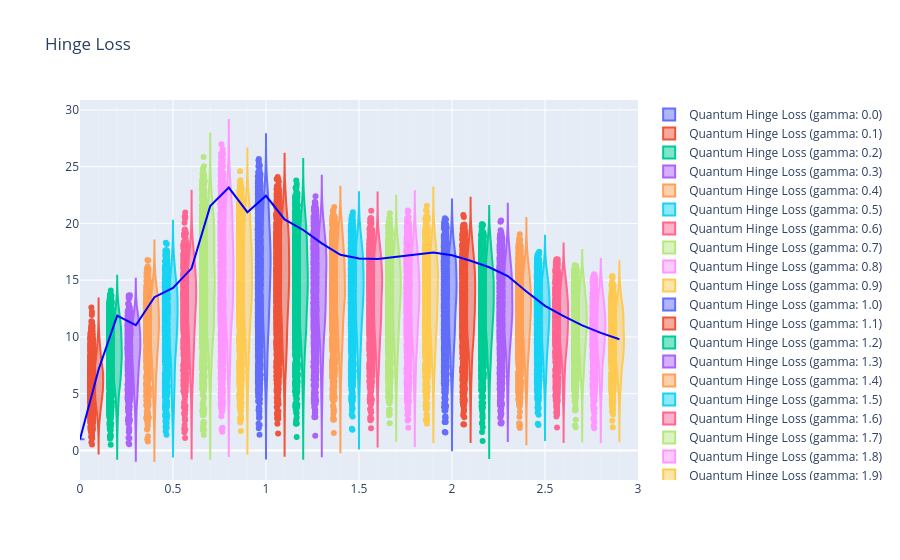

Source (notebook cell):
### Code cell
from turtle import color


fig = go.Figure()

for i in range(30):
    gamma_val = gamma[i]

    fig.add_trace(
        go.Violin(
            x=[gamma_val] * len(Q_Loss_train_array[i]),  # 🔥 핵심
            y=Q_Loss_train_array[i],
            points="all",
            name = f"Quantum Hinge Loss (gamma: {gamma_val})"
        )
    )

fig.add_trace(
    go.Scatter(
        x = gamma,
        y = C_Loss_train_list,
        mode="lines",
        line_color = "blue",
        name = "Classical Hinge Loss"
    )
)

fig.update_xaxes(
tickmode="linear",
dtick=0.5,          # 큰 눈금 간격
tick0=0
)

fig.update_xaxes(
    tickmode="linear",
    dtick=0.5,  # 큰 눈금

    minor=dict(
        tickmode="linear",
        dtick=0.1,   # 작은 눈금
        showgrid=True
    )
)

fig.update_xaxes(
    tickmode="linear",
    dtick=0.5,
    showgrid=True,
    gridwidth=1,

    minor=dict(
        tickmode="linear",
        dtick=0.1,
        showgrid=True,
        gridwidth=0.5
    )
)

fig.update_layout(title_text="Hinge Loss")
fig.update_xaxes(range=[0, 3])
# fig.update_yaxes(range=[0, 1])

fig.show()

### Figure 1 — Plotly figure (JSON) as saved in the notebook; plotly's stock layout.template omitted (floating-point values rounded to 4 significant figures; data arrays with more than 128 entries replaced by an {"elided": "..."} marker saying what was removed)
{"data": [{"name": "Quantum Hinge Loss (gamma: 0.0)", "points": "all", "type": "violin", "x": {"elided": "206 int values"}, "y": {"elided": "206 int values"}}, {"name": "Quantum Hinge Loss (gamma: 0.1)", "points": "all", "type": "violin", "x": {"elided": "1896 float values"}, "y": {"elided": "1896 float values"}}, {"name": "Quantum Hinge Loss (gamma: 0.2)", "points": "all", "type": "violin", "x": {"elided": "1152 float values"}, "y": {"elided": "1152 float values"}}, {"name": "Quantum Hinge Loss (gamma: 0.3)", "points": "all", "type": "violin", "x": {"elided": "652 float values"}, "y": {"elided": "652 float values"}}, {"name": "Quantum Hinge Loss (gamma: 0.4)", "points": "all", "type": "violin", "x": {"elided": "801 float values"}, "y": {"elided": "801 float values"}}, {"name": "Quantum Hinge Loss (gamma: 0.5)", "points": "all", "type": "violin", "x": {"elided": "796 float values"}, "y": {"elided": "796 float values"}}, {"name": "Quantum Hinge Loss (gamma: 0.6)", "points": "all", "type": "violin", "x": {"elided": "1022 float values"}, "y": {"elided": "1022 float values"}}, {"name": "Quantum Hinge Loss (gamma: 0.7)", "points": "all", "type": "violin", "x": {"elided": "1620 float values"}, "y": {"elided": "1620 float values"}}, {"name": "Quantum Hinge Loss (gamma: 0.8)", "points": "all", "type": "violin", "x": {"elided": "1797 float values"}, "y": {"elided": "1797 float values"}}, {"name": "Quantum Hinge Loss (gamma: 0.9)", "points": "all", "type": "violin", "x": {"elided": "1589 float values"}, "y": {"elided": "1589 float values"}}, {"name": "Quantum Hinge Loss (gamma: 1.0)", "points": "all", "type": "violin", "x": {"elided": "1804 int values"}, "y": {"elided": "1804 float values"}}, {"name": "Quantum Hinge Loss (gamma: 1.1)", "points": "all", "type": "violin", "x": {"elided": "1725 float values"}, "y": {"elided": "1725 float values"}}, {"name": "Quantum Hinge Loss (gamma: 1.2)", "points": "all", "type": "violin", "x": {"elided": "1676 float values"}, "y": {"elided": "1676 float values"}}, {"name": "Quantum Hinge Loss (gamma: 1.3)", "points": "all", "type": "violin", "x": {"elided": "1568 float values"}, "y": {"elided": "1568 float values"}}, {"name": "Quantum Hinge Loss (gamma: 1.4)", "points": "all", "type": "violin", "x": {"elided": "1528 float values"}, "y": {"elided": "1528 float values"}}, {"name": "Quantum Hinge Loss (gamma: 1.5)", "points": "all", "type": "violin", "x": {"elided": "1465 float values"}, "y": {"elided": "1465 float values"}}, {"name": "Quantum Hinge Loss (gamma: 1.6)", "points": "all", "type": "violin", "x": {"elided": "1501 float values"}, "y": {"elided": "1501 float values"}}, {"name": "Quantum Hinge Loss (gamma: 1.7)", "points": "all", "type": "violin", "x": {"elided": "1501 float values"}, "y": {"elided": "1501 float values"}}, {"name": "Quantum Hinge Loss (gamma: 1.8)", "points": "all", "type": "violin", "x": {"elided": "1594 float values"}, "y": {"elided": "1594 float values"}}, {"name": "Quantum Hinge Loss (gamma: 1.9)", "points": "all", "type": "violin", "x": {"elided": "1647 float values"}, "y": {"elided": "1647 float values"}}, {"name": "Quantum Hinge Loss (gamma: 2.0)", "points": "all", "type": "violin", "x": {"elided": "1716 int values"}, "y": {"elided": "1716 float values"}}, {"name": "Quantum Hinge Loss (gamma: 2.1)", "points": "all", "type": "violin", "x": {"elided": "1698 float values"}, "y": {"elided": "1698 float values"}}, {"name": "Quantum Hinge Loss (gamma: 2.2)", "points": "all", "type": "violin", "x": {"elided": "1716 float values"}, "y": {"elided": "1716 float values"}}, {"name": "Quantum Hinge Loss (gamma: 2.3)", "points": "all", "type": "violin", "x": {"elided": "1656 float values"}, "y": {"elided": "1656 float values"}}, {"name": "Quantum Hinge Loss (gamma: 2.4)", "points": "all", "type": "violin", "x": {"elided": "1538 float values"}, "y": {"elided": "1538 float values"}}, {"name": "Quantum Hinge Loss (gamma: 2.5)", "points": "all", "type": "violin", "x": {"elided": "1396 float values"}, "y": {"elided": "1396 float values"}}, {"name": "Quantum Hinge Loss (gamma: 2.6)", "points": "all", "type": "violin", "x": {"elided": "1282 float values"}, "y": {"elided": "1282 float values"}}, {"name": "Quantum Hinge Loss (gamma: 2.7)", "points": "all", "type": "violin", "x": {"elided": "1195 float values"}, "y": {"elided": "1195 float values"}}, {"name": "Quantum Hinge Loss (gamma: 2.8)", "points": "all", "type": "violin", "x": {"elided": "1057 float values"}, "y": {"elided": "1057 float values"}}, {"name": "Quantum Hinge Loss (gamma: 2.9)", "points": "all", "type": "violin", "x": {"elided": "918 float values"}, "y": {"elided": "918 float values"}}, {"line": {"color": "blue"}, "mode": "lines", "name": "Classical Hinge Loss", "type": "scatter", "x": [0.0, 0.1, 0.2, 0.3, 0.4, 0.5, 0.6, 0.7, 0.8, 0.9, 1.0, 1.1, 1.2, 1.3, 1.4, 1.5, 1.6, 1.7, 1.8, 1.9, 2.0, 2.1, 2.2, 2.3, 2.4, 2.5, 2.6, 2.7, 2.8, 2.9], "y": [1, 7.132, 11.87, 11.03, 13.5, 14.32, 16.04, 21.52, 23.15, 20.99, 22.43, 20.35, 19.42, 18.24, 17.24, 16.91, 16.87, 17.04, 17.27, 17.43, 17.2, 16.71, 16.14, 15.36, 14.0, 12.74, 11.82, 11.02, 10.36, 9.8]}], "layout": {"title": {"text": "Hinge Loss"}, "xaxis": {"dtick": 0.5, "gridwidth": 1, "minor": {"dtick": 0.1, "gridwidth": 0.5, "showgrid": true, "tickmode": "linear"}, "range": [0, 3], "showgrid": true, "tick0": 0, "tickmode": "linear"}}}
